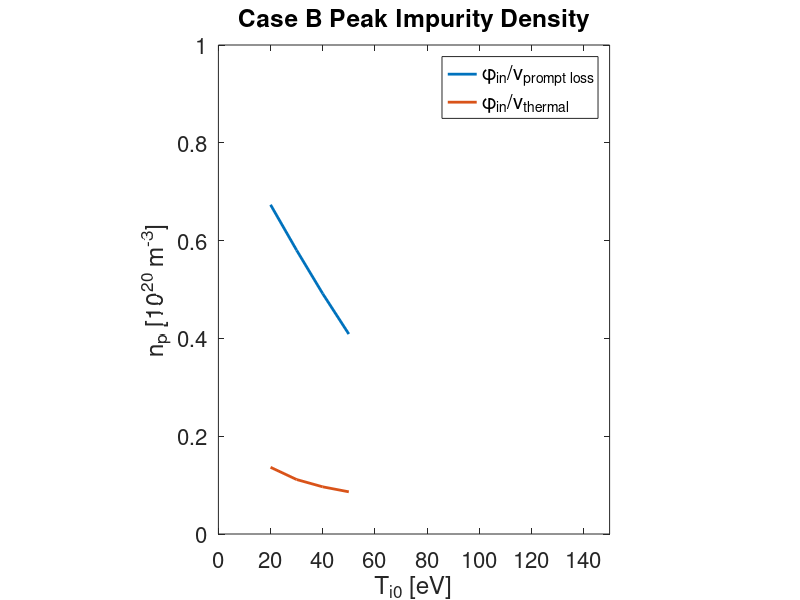
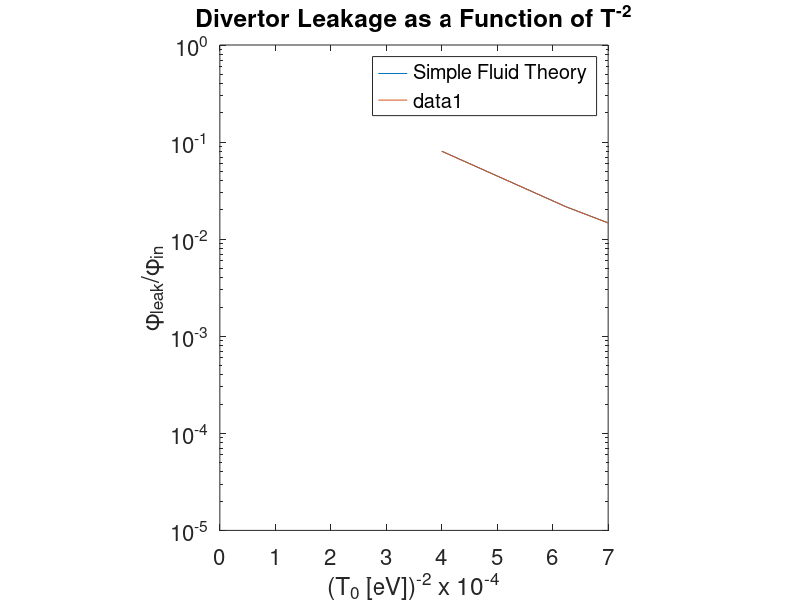

MATLAB code for these plots, in order:
close all
clear all

nT = 4;
TD0 = linspace(20,50,nT);
nS = 100;
s = linspace(0,20,nS);
n0 = 1e19;
sinj = 5;
sv = 10.85;
fcond = 1;
Mi = .1;
k0e=2000;
gamma=7;
mD = 2;
mz=12;
Z=4;
phi_in = 1.73e23;

mu = mz/(mz+mD);
Beta_i = 3*(mu+5*sqrt(2)*Z^2*(1.1*mu^(5/2) - 0.35*mu^(3/2)) - 1)/(2.6-2*mu + 5.4*mu^2)

cs0=sqrt(2*TD0*1.602e-19/mD/1.66e-27);
P=gamma*n0*cs0.*TD0.*1.602e-19;
T_s = zeros(nT,nS);
dTids = zeros(nT,nS);
for i=1:nT
T_s(i,:) = TD0(i)*(1 + 7/2*fcond*P(i)*s./k0e./TD0(i)^(7/2)).^(2/7);
end
for i=1:nT
a = 7/2*fcond*P(i)/k0e./TD0(i).^(7/2);
dTids(i,:) = TD0(i).*(2*a./7./(a*s+1).^(5/7));
end



tau_s0 = mz*TD0.*(TD0/2).^0.5./(6.8e4*(1+mD/mz)*n0/1e18*(Z^2)*15);
tau_s = mz*T_s.*(T_s/2).^0.5./(6.8e4*(1+mD/mz)*n0/1e18*(Z^2)*15);

dTds_sv = zeros(1,nT);
dTds_sinj = zeros(1,nT);
tau_sv = zeros(1,nT);
tau_sinj = zeros(1,nT);
for i=1:nT
dTds_sv(i) = interp1(s,dTids(i,:),sv);
dTds_sinj(i) = interp1(s,dTids(i,:),sinj);
tau_sv(i) = interp1(s,tau_s(i,:),sv);
tau_sinj(i) = interp1(s,tau_s(i,:),sinj);
end

vTh = sqrt(TD0*1.602e-19./mz./1.66e-27);
vdiff = vTh.*vTh.*tau_sinj./sinj;
vB = -Mi*cs0;

vTi = 1.602e-19/1.66e-27/mz*Beta_i*tau_sinj.*dTds_sinj;

vpl = vdiff - vB - vTi;
np_pl = phi_in./vpl;
np_th = phi_in./vTh;
figure(1)
plot(TD0,np_pl./1e20,'lineWidth',2)
hold on
plot(TD0,np_th./1e20,'lineWidth',2)
title('Case B Peak Impurity Density')
xlabel('T_{i0} [eV]')
ylabel('n_p [10^{20} m^{-3}]')
axis([0 150 0 1])
set(gca,'fontsize',16)
legend('\phi_{in}/v_{prompt loss}','\phi_{in}/v_{thermal}','GITR')

pbaspect([1 1.25 1])
Ts_sv = zeros(1,nT);
Ts_sinj = zeros(1,nT);
for i=1:nT
Ts_sv(i) = interp1(s,T_s(i,:),sv);
Ts_sinj(i) = interp1(s,T_s(i,:),sinj);
end
FFf = mz*1.66e-27*(Mi*cs0)./Ts_sinj./1.602e-19./tau_sinj.*(sv-sinj);
% Ts_sv = Ti0.*(1+7/2*fcond*P*sv/k0e./Ti0.^(7/2)).^(2/7);
% Ts_sinj = Ti0.*(1+7/2*fcond*P*sinj/k0e./Ti0.^(7/2)).^(2/7);

FiGf = (Beta_i-1)*log(Ts_sv./Ts_sinj);
nz_np = exp(-FFf+FiGf);
figure(2)
semilogy(1./(TD0.^2)*1e4,nz_np.*np_th.*vTh./1.73e23)
hold on
axis([0 3.5 1e-4 1e-1])

xlabel('(T_0 [eV])^{-2} x 10^{-4}')
ylabel('\phi_{leak}/\phi_{in}')
title('Divertor Leakage as a Function of T^{-2}')
set(gca,'fontsize',16)
pbaspect([1 1.25 1])
legend('Simple Fluid Theory','GITR')
FFfI = zeros(1,nT);
FiGfI = zeros(1,nT);
ds = s(2) - s(1);
intInds = find(s >= sinj & s<= sv);
for i=1:nT
FFf0 = mz*1.66e-27*(Mi*cs0(i))./T_s(i,intInds)./1.602e-19./tau_s(i,intInds);
FFfI(i) = sum(FFf0)*ds;
FiGf0 = (Beta_i-1)*dTids(i,intInds)./T_s(i,intInds);
FiGfI = sum(FiGf0)*ds;
end
nz_np = exp(-FFf+FiGf);
semilogy(1./(TD0.^2)*1e4,nz_np.*np_th.*vTh./1.73e23)
axis([0 7 1e-5 1])
% 
% ca = 2.76e-15;
% cb = 1.75e-16;
% 
% ca = 2.76e-15;
% cb = 1.75e-16;
% 
% c = (ca*Mi - cb*fcond)/2.3;
% semilogy(1./(TD0.^2)*1e4,exp(-c*n0./(TD0.^2)))
